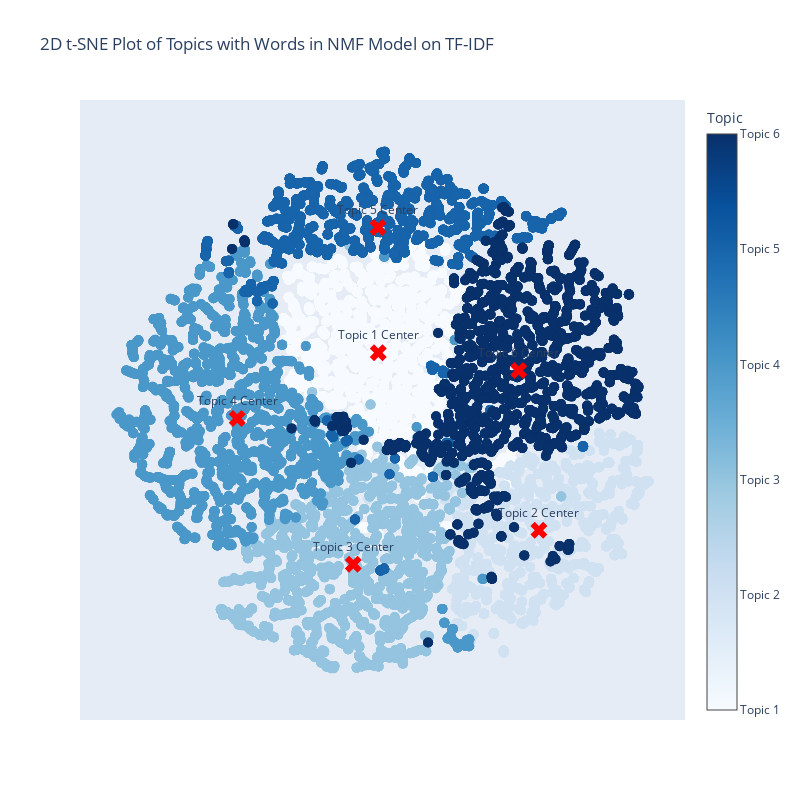

Write notebook code for a chart like this one.
### Code cell
# Plot the 2D t-SNE for NMF topics
plot_tsne_nmf_topics(nmf_model, tfidf_matrix, topic_matrix, feature_names)

### Figure 1 — Plotly figure (JSON) as saved in the notebook; plotly's stock layout.template omitted (floating-point values rounded to 4 significant figures; data arrays with more than 128 entries replaced by an {"elided": "..."} marker saying what was removed)
{"data": [{"hoverinfo": "text", "marker": {"color": {"elided": "26730 int values"}, "colorbar": {"ticktext": ["Topic 1", "Topic 2", "Topic 3", "Topic 4", "Topic 5", "Topic 6"], "tickvals": [1, 2, 3, 4, 5, 6], "title": {"text": "Topic"}}, "colorscale": [[0, "rgb(247,251,255)"], [0.125, "rgb(222,235,247)"], [0.25, "rgb(198,219,239)"], [0.375, "rgb(158,202,225)"], [0.5, "rgb(107,174,214)"], [0.625, "rgb(66,146,198)"], [0.75, "rgb(33,113,181)"], [0.875, "rgb(8,81,156)"], [1, "rgb(8,48,107)"]], "showscale": true, "size": 10}, "mode": "markers", "text": {"elided": "26730 str values"}, "type": "scatter", "x": {"elided": "26730 float values"}, "y": {"elided": "26730 float values"}}, {"hoverinfo": "text", "marker": {"color": "red", "size": 15, "symbol": "x"}, "mode": "markers+text", "name": "Topic 1 Center", "text": ["Topic 1 Center"], "textposition": "top center", "type": "scatter", "x": [-7.089], "y": [29.02]}, {"hoverinfo": "text", "marker": {"color": "red", "size": 15, "symbol": "x"}, "mode": "markers+text", "name": "Topic 2 Center", "text": ["Topic 2 Center"], "textposition": "top center", "type": "scatter", "x": [65.63], "y": [-51.34]}, {"hoverinfo": "text", "marker": {"color": "red", "size": 15, "symbol": "x"}, "mode": "markers+text", "name": "Topic 3 Center", "text": ["Topic 3 Center"], "textposition": "top center", "type": "scatter", "x": [-18.39], "y": [-66.73]}, {"hoverinfo": "text", "marker": {"color": "red", "size": 15, "symbol": "x"}, "mode": "markers+text", "name": "Topic 4 Center", "text": ["Topic 4 Center"], "textposition": "top center", "type": "scatter", "x": [-70.96], "y": [-0.7426]}, {"hoverinfo": "text", "marker": {"color": "red", "size": 15, "symbol": "x"}, "mode": "markers+text", "name": "Topic 5 Center", "text": ["Topic 5 Center"], "textposition": "top center", "type": "scatter", "x": [-7.231], "y": [85.77]}, {"hoverinfo": "text", "marker": {"color": "red", "size": 15, "symbol": "x"}, "mode": "markers+text", "name": "Topic 6 Center", "text": ["Topic 6 Center"], "textposition": "top center", "type": "scatter", "x": [56.5], "y": [20.99]}, {"marker": {"color": 1, "colorscale": [[0, "rgb(247,251,255)"], [0.125, "rgb(222,235,247)"], [0.25, "rgb(198,219,239)"], [0.375, "rgb(158,202,225)"], [0.5, "rgb(107,174,214)"], [0.625, "rgb(66,146,198)"], [0.75, "rgb(33,113,181)"], [0.875, "rgb(8,81,156)"], [1, "rgb(8,48,107)"]], "size": 10}, "mode": "markers", "name": "TopicS 1", "type": "scatter", "x": [null], "y": [null]}, {"marker": {"color": 2, "colorscale": [[0, "rgb(247,251,255)"], [0.125, "rgb(222,235,247)"], [0.25, "rgb(198,219,239)"], [0.375, "rgb(158,202,225)"], [0.5, "rgb(107,174,214)"], [0.625, "rgb(66,146,198)"], [0.75, "rgb(33,113,181)"], [0.875, "rgb(8,81,156)"], [1, "rgb(8,48,107)"]], "size": 10}, "mode": "markers", "name": "TopicS 2", "type": "scatter", "x": [null], "y": [null]}, {"marker": {"color": 3, "colorscale": [[0, "rgb(247,251,255)"], [0.125, "rgb(222,235,247)"], [0.25, "rgb(198,219,239)"], [0.375, "rgb(158,202,225)"], [0.5, "rgb(107,174,214)"], [0.625, "rgb(66,146,198)"], [0.75, "rgb(33,113,181)"], [0.875, "rgb(8,81,156)"], [1, "rgb(8,48,107)"]], "size": 10}, "mode": "markers", "name": "TopicS 3", "type": "scatter", "x": [null], "y": [null]}, {"marker": {"color": 4, "colorscale": [[0, "rgb(247,251,255)"], [0.125, "rgb(222,235,247)"], [0.25, "rgb(198,219,239)"], [0.375, "rgb(158,202,225)"], [0.5, "rgb(107,174,214)"], [0.625, "rgb(66,146,198)"], [0.75, "rgb(33,113,181)"], [0.875, "rgb(8,81,156)"], [1, "rgb(8,48,107)"]], "size": 10}, "mode": "markers", "name": "TopicS 4", "type": "scatter", "x": [null], "y": [null]}, {"marker": {"color": 5, "colorscale": [[0, "rgb(247,251,255)"], [0.125, "rgb(222,235,247)"], [0.25, "rgb(198,219,239)"], [0.375, "rgb(158,202,225)"], [0.5, "rgb(107,174,214)"], [0.625, "rgb(66,146,198)"], [0.75, "rgb(33,113,181)"], [0.875, "rgb(8,81,156)"], [1, "rgb(8,48,107)"]], "size": 10}, "mode": "markers", "name": "TopicS 5", "type": "scatter", "x": [null], "y": [null]}, {"marker": {"color": 6, "colorscale": [[0, "rgb(247,251,255)"], [0.125, "rgb(222,235,247)"], [0.25, "rgb(198,219,239)"], [0.375, "rgb(158,202,225)"], [0.5, "rgb(107,174,214)"], [0.625, "rgb(66,146,198)"], [0.75, "rgb(33,113,181)"], [0.875, "rgb(8,81,156)"], [1, "rgb(8,48,107)"]], "size": 10}, "mode": "markers", "name": "TopicS 6", "type": "scatter", "x": [null], "y": [null]}], "layout": {"height": 800, "hovermode": "closest", "showlegend": false, "title": {"text": "2D t-SNE Plot of Topics with Words in NMF Model on TF-IDF"}, "width": 800, "xaxis": {"scaleanchor": "y", "scaleratio": 1, "visible": false}, "yaxis": {"visible": false}}}
